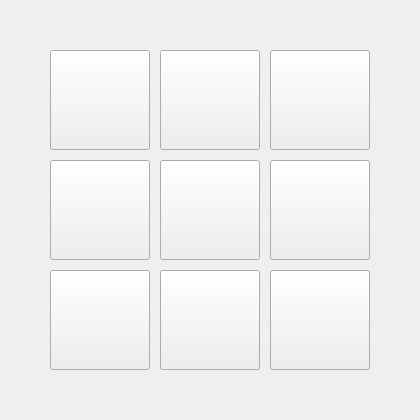
<?xml version="1.0" encoding="UTF-8"?>
<ui version="4.0">
 <class>MainWindow</class>
 <widget class="QMainWindow" name="MainWindow">
  <property name="enabled">
   <bool>true</bool>
  </property>
  <property name="geometry">
   <rect>
    <x>0</x>
    <y>0</y>
    <width>420</width>
    <height>420</height>
   </rect>
  </property>
  <property name="sizePolicy">
   <sizepolicy hsizetype="Preferred" vsizetype="Preferred">
    <horstretch>0</horstretch>
    <verstretch>0</verstretch>
   </sizepolicy>
  </property>
  <property name="minimumSize">
   <size>
    <width>420</width>
    <height>420</height>
   </size>
  </property>
  <property name="maximumSize">
   <size>
    <width>420</width>
    <height>420</height>
   </size>
  </property>
  <property name="acceptDrops">
   <bool>false</bool>
  </property>
  <property name="windowTitle">
   <string>TicTacToe</string>
  </property>
  <widget class="QWidget" name="centralwidget">
   <widget class="QPushButton" name="btnField_0">
    <property name="geometry">
     <rect>
      <x>50</x>
      <y>50</y>
      <width>100</width>
      <height>100</height>
     </rect>
    </property>
    <property name="sizePolicy">
     <sizepolicy hsizetype="Preferred" vsizetype="Preferred">
      <horstretch>0</horstretch>
      <verstretch>0</verstretch>
     </sizepolicy>
    </property>
    <property name="minimumSize">
     <size>
      <width>60</width>
      <height>60</height>
     </size>
    </property>
    <property name="maximumSize">
     <size>
      <width>360</width>
      <height>360</height>
     </size>
    </property>
    <property name="sizeIncrement">
     <size>
      <width>0</width>
      <height>0</height>
     </size>
    </property>
    <property name="baseSize">
     <size>
      <width>60</width>
      <height>60</height>
     </size>
    </property>
    <property name="text">
     <string/>
    </property>
    <property name="iconSize">
     <size>
      <width>100</width>
      <height>100</height>
     </size>
    </property>
    <property name="autoDefault">
     <bool>false</bool>
    </property>
    <property name="default">
     <bool>false</bool>
    </property>
   </widget>
   <widget class="QPushButton" name="btnField_1">
    <property name="geometry">
     <rect>
      <x>160</x>
      <y>50</y>
      <width>100</width>
      <height>100</height>
     </rect>
    </property>
    <property name="sizePolicy">
     <sizepolicy hsizetype="Preferred" vsizetype="Preferred">
      <horstretch>0</horstretch>
      <verstretch>0</verstretch>
     </sizepolicy>
    </property>
    <property name="minimumSize">
     <size>
      <width>60</width>
      <height>60</height>
     </size>
    </property>
    <property name="maximumSize">
     <size>
      <width>360</width>
      <height>360</height>
     </size>
    </property>
    <property name="baseSize">
     <size>
      <width>60</width>
      <height>60</height>
     </size>
    </property>
    <property name="text">
     <string/>
    </property>
    <property name="iconSize">
     <size>
      <width>100</width>
      <height>100</height>
     </size>
    </property>
   </widget>
   <widget class="QPushButton" name="btnField_2">
    <property name="geometry">
     <rect>
      <x>270</x>
      <y>50</y>
      <width>100</width>
      <height>100</height>
     </rect>
    </property>
    <property name="sizePolicy">
     <sizepolicy hsizetype="Preferred" vsizetype="Preferred">
      <horstretch>0</horstretch>
      <verstretch>0</verstretch>
     </sizepolicy>
    </property>
    <property name="minimumSize">
     <size>
      <width>60</width>
      <height>60</height>
     </size>
    </property>
    <property name="maximumSize">
     <size>
      <width>360</width>
      <height>360</height>
     </size>
    </property>
    <property name="baseSize">
     <size>
      <width>60</width>
      <height>60</height>
     </size>
    </property>
    <property name="text">
     <string/>
    </property>
    <property name="iconSize">
     <size>
      <width>100</width>
      <height>100</height>
     </size>
    </property>
   </widget>
   <widget class="QPushButton" name="btnField_3">
    <property name="geometry">
     <rect>
      <x>50</x>
      <y>160</y>
      <width>100</width>
      <height>100</height>
     </rect>
    </property>
    <property name="sizePolicy">
     <sizepolicy hsizetype="Preferred" vsizetype="Preferred">
      <horstretch>0</horstretch>
      <verstretch>0</verstretch>
     </sizepolicy>
    </property>
    <property name="minimumSize">
     <size>
      <width>60</width>
      <height>60</height>
     </size>
    </property>
    <property name="maximumSize">
     <size>
      <width>360</width>
      <height>360</height>
     </size>
    </property>
    <property name="baseSize">
     <size>
      <width>60</width>
      <height>60</height>
     </size>
    </property>
    <property name="text">
     <string/>
    </property>
    <property name="iconSize">
     <size>
      <width>100</width>
      <height>100</height>
     </size>
    </property>
   </widget>
   <widget class="QPushButton" name="btnField_4">
    <property name="geometry">
     <rect>
      <x>160</x>
      <y>160</y>
      <width>100</width>
      <height>100</height>
     </rect>
    </property>
    <property name="sizePolicy">
     <sizepolicy hsizetype="Preferred" vsizetype="Preferred">
      <horstretch>0</horstretch>
      <verstretch>0</verstretch>
     </sizepolicy>
    </property>
    <property name="minimumSize">
     <size>
      <width>60</width>
      <height>60</height>
     </size>
    </property>
    <property name="maximumSize">
     <size>
      <width>360</width>
      <height>360</height>
     </size>
    </property>
    <property name="baseSize">
     <size>
      <width>60</width>
      <height>60</height>
     </size>
    </property>
    <property name="text">
     <string/>
    </property>
    <property name="iconSize">
     <size>
      <width>100</width>
      <height>100</height>
     </size>
    </property>
   </widget>
   <widget class="QPushButton" name="btnField_5">
    <property name="geometry">
     <rect>
      <x>270</x>
      <y>160</y>
      <width>100</width>
      <height>100</height>
     </rect>
    </property>
    <property name="sizePolicy">
     <sizepolicy hsizetype="Preferred" vsizetype="Preferred">
      <horstretch>0</horstretch>
      <verstretch>0</verstretch>
     </sizepolicy>
    </property>
    <property name="minimumSize">
     <size>
      <width>60</width>
      <height>60</height>
     </size>
    </property>
    <property name="maximumSize">
     <size>
      <width>360</width>
      <height>360</height>
     </size>
    </property>
    <property name="baseSize">
     <size>
      <width>60</width>
      <height>60</height>
     </size>
    </property>
    <property name="text">
     <string/>
    </property>
    <property name="iconSize">
     <size>
      <width>100</width>
      <height>100</height>
     </size>
    </property>
   </widget>
   <widget class="QPushButton" name="btnField_6">
    <property name="geometry">
     <rect>
      <x>50</x>
      <y>270</y>
      <width>100</width>
      <height>100</height>
     </rect>
    </property>
    <property name="sizePolicy">
     <sizepolicy hsizetype="Preferred" vsizetype="Preferred">
      <horstretch>0</horstretch>
      <verstretch>0</verstretch>
     </sizepolicy>
    </property>
    <property name="minimumSize">
     <size>
      <width>60</width>
      <height>60</height>
     </size>
    </property>
    <property name="maximumSize">
     <size>
      <width>360</width>
      <height>360</height>
     </size>
    </property>
    <property name="baseSize">
     <size>
      <width>60</width>
      <height>60</height>
     </size>
    </property>
    <property name="text">
     <string/>
    </property>
    <property name="iconSize">
     <size>
      <width>100</width>
      <height>100</height>
     </size>
    </property>
   </widget>
   <widget class="QPushButton" name="btnField_7">
    <property name="geometry">
     <rect>
      <x>160</x>
      <y>270</y>
      <width>100</width>
      <height>100</height>
     </rect>
    </property>
    <property name="sizePolicy">
     <sizepolicy hsizetype="Preferred" vsizetype="Preferred">
      <horstretch>0</horstretch>
      <verstretch>0</verstretch>
     </sizepolicy>
    </property>
    <property name="minimumSize">
     <size>
      <width>60</width>
      <height>60</height>
     </size>
    </property>
    <property name="maximumSize">
     <size>
      <width>360</width>
      <height>360</height>
     </size>
    </property>
    <property name="baseSize">
     <size>
      <width>60</width>
      <height>60</height>
     </size>
    </property>
    <property name="text">
     <string/>
    </property>
    <property name="iconSize">
     <size>
      <width>100</width>
      <height>100</height>
     </size>
    </property>
   </widget>
   <widget class="QPushButton" name="btnField_8">
    <property name="enabled">
     <bool>true</bool>
    </property>
    <property name="geometry">
     <rect>
      <x>270</x>
      <y>270</y>
      <width>100</width>
      <height>100</height>
     </rect>
    </property>
    <property name="sizePolicy">
     <sizepolicy hsizetype="Preferred" vsizetype="Preferred">
      <horstretch>0</horstretch>
      <verstretch>0</verstretch>
     </sizepolicy>
    </property>
    <property name="minimumSize">
     <size>
      <width>60</width>
      <height>60</height>
     </size>
    </property>
    <property name="maximumSize">
     <size>
      <width>360</width>
      <height>360</height>
     </size>
    </property>
    <property name="baseSize">
     <size>
      <width>60</width>
      <height>60</height>
     </size>
    </property>
    <property name="text">
     <string/>
    </property>
    <property name="iconSize">
     <size>
      <width>100</width>
      <height>100</height>
     </size>
    </property>
   </widget>
  </widget>
 </widget>
 <resources/>
 <connections/>
</ui>
